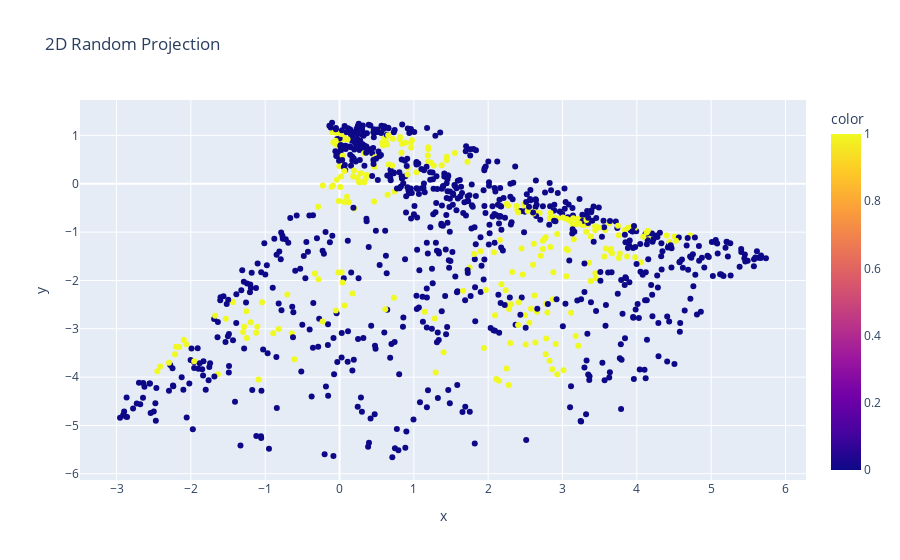

Notebook code for this chart:
### Code cell
inputs, labels = next(iter(dataloader))
_ = model(inputs)
act_dict = model.get_forward_activations()


def visualize_projection(features, labels, dim=3, seed=None):
    # Set seed for reproducibility if provided
    if seed is not None:
        torch.manual_seed(seed)

    # Create random projection matrix to target dimension
    input_dim = features.shape[1]
    projection_matrix = torch.randn(input_dim, dim)
    projected_features = features @ projection_matrix

    # Convert labels to 1D array
    labels_1d = labels.detach().cpu().numpy().flatten()

    # Convert to DataFrame
    if dim == 3:
        df = pd.DataFrame(projected_features.detach().cpu().numpy(), columns=["x", "y", "z"])
        fig = px.scatter_3d(
            df,
            x="x",
            y="y",
            z="z",
            color=labels_1d,  # Using flattened labels
            title=f"{dim}D Random Projection",
        )
    else:  # 2D case
        df = pd.DataFrame(projected_features.detach().cpu().numpy(), columns=["x", "y"])
        fig = px.scatter(
            df,
            x="x",
            y="y",
            color=labels_1d,  # Using flattened labels
            title=f"{dim}D Random Projection",
        )

    return fig


fig = visualize_projection(act_dict[0], labels=labels, dim=2)
fig.show()

### Figure 1 — Plotly figure (JSON) as saved in the notebook; plotly's stock layout.template omitted (floating-point values rounded to 4 significant figures; data arrays with more than 128 entries replaced by an {"elided": "..."} marker saying what was removed)
{"data": [{"hovertemplate": "x=%{x}<br>y=%{y}<br>color=%{marker.color}<extra></extra>", "legendgroup": "", "marker": {"color": {"elided": "1000 int values"}, "coloraxis": "coloraxis", "symbol": "circle"}, "mode": "markers", "name": "", "orientation": "v", "showlegend": false, "type": "scatter", "x": {"elided": "1000 float values"}, "xaxis": "x", "y": {"elided": "1000 float values"}, "yaxis": "y"}], "layout": {"coloraxis": {"colorbar": {"title": {"text": "color"}}, "colorscale": [[0, "#0d0887"], [0.1111, "#46039f"], [0.2222, "#7201a8"], [0.3333, "#9c179e"], [0.4444, "#bd3786"], [0.5556, "#d8576b"], [0.6667, "#ed7953"], [0.7778, "#fb9f3a"], [0.8889, "#fdca26"], [1, "#f0f921"]]}, "legend": {"tracegroupgap": 0}, "title": {"text": "2D Random Projection"}, "xaxis": {"anchor": "y", "domain": [0, 1], "title": {"text": "x"}}, "yaxis": {"anchor": "x", "domain": [0, 1], "title": {"text": "y"}}}}
